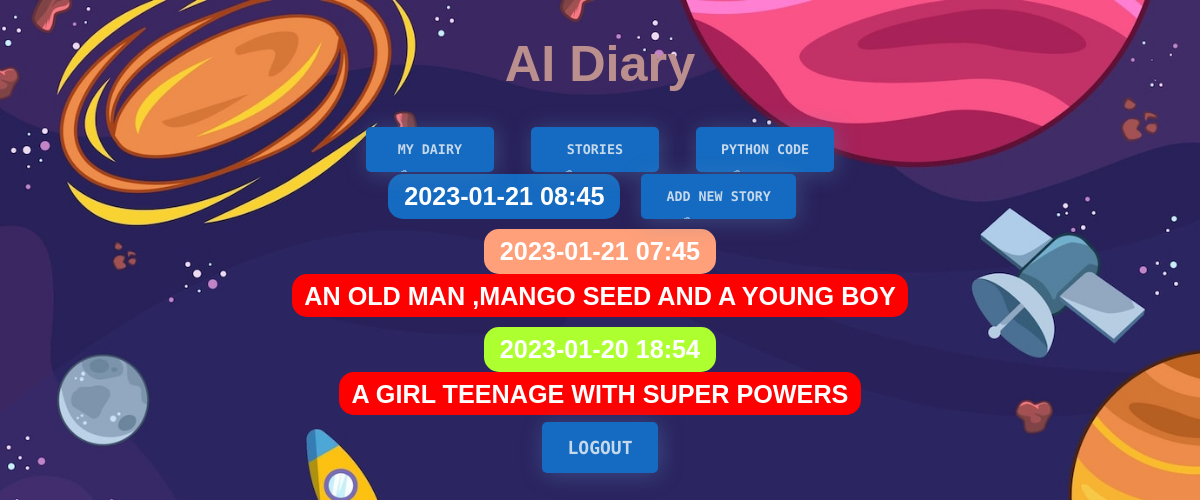
The page /stories (signed in) on the database its author committed.
### entries/models.py (models this page shows, shortened)
class Story(models.Model):
    title = models.CharField(max_length=200)
    content = models.TextField()
    date_created = models.DateTimeField(default=timezone.now)
    class Meta:
        verbose_name_plural = "Stories"

### entries/views.py (the view)
# urls.py: path("stories", views.StoryListView.as_view(), name="story-list"),
class StoryListView(LockedView, ListView):
    model = Story
    queryset = Story.objects.all().order_by("-date_created")

### entries/templates/entries/story_list.html
{% extends "entries/base.html" %}
{% block content %}
    <article>
        <h2 class="mark">{% now "Y-m-d H:i" %}</em></h2>
        <a href="{% url 'story-create' %}"><button>Add new story</button></a>
    </article>
    {% for entry in story_list %}
    <h2 class="{{ entry.date_created|date:'l' }}">
                {{ entry.date_created|date:'Y-m-d H:i' }}
            </h2>
        <article>
            <h3>
                <a href="{% url 'story-detail' entry.id %}">
                    {{ entry.title }}
                </a>
            </h3>
        </article>
    {% endfor %}
{% endblock %}

### entries/static/css/diary.css (style rules this page uses)
:root { --text-color: hsla(210, 50%, 85%, 1); --shadow-color: hsla(210, 40%, 52%, .4); --btn-color: hsl(210, 80%, 42%); --bg-color: #141218; }
* { box-sizing: border-box; }
body { font-family: sans-serif; font-size: 18px; }
a { color: red; }
h2, h3 { border-radius: 15px; font-size: 1.4em; margin: 0; display: inline-block; padding: 0.5rem 1rem; vertical-align: top; color: white; }
h3 a { border-radius: 15px; background-color: red; color: white; padding: 0.3em 0.5em; text-decoration: none; text-transform: uppercase; }
h2 { background-color: greenyellow; }
.mark { background-color: var(--btn-color); }
article { margin-bottom: 0.5rem; }
button, input[type="submit"] { margin: 0 1rem 2px 1rem; cursor: pointer; font-weight: bold; min-width: 8rem; }
.Saturday, .Sunday { background-color: lightsalmon; }
.button, input[type="submit"], button { min-height: 3em; padding: 0 1rem; border-radius: 15px; position:relative; padding: 15px 25px; border: none; background: none; cursor: pointer; font-family: "Source Code Pro"; font-weight: 900; text-transform: uppercase; color: var(--text-color); background-color: var(--btn-color); box-shadow: var(--shadow-color) 2px 2px 22px; border-radius: 5px; z-index: 0; overflow: hidden; text-decoration: none; }
.right::after, button::after { content: var(--content); display: block; position: absolute; white-space: nowrap; padding: 40px 40px; pointer-events:none; }
button::after { font-weight: 200; top: -30px; left: -20px; }
button::before { content: ''; pointer-events: none; opacity: .6; background: radial-gradient(circle at 20% 35%, transparent 0, transparent 2px, var(--text-color) 3px, var(--text-color) 4px, transparent 4px), radial-gradient(circle at 75% 44%, transparent 0, transparent 2px, var(--text-color) 3px, var(--text-color) 4px, transparent 4px), radial-gradient(circle at 46% 52%, transparent 0, transparent 4px, var(--text-color) 5px, var(--text-color) 6px, transparent 6px); width: 150%; height: 300%; top: 0; left: 0; position: absolute; animation: bubbles 5s linear infinite both; }

### rows shown on the page
Story: date_created "2023-01-21 07:45", title "AN OLD MAN ,MANGO SEED AND A YOUNG BOY"
Story: date_created "2023-01-20 18:54", title "A GIRL TEENAGE WITH SUPER POWERS"
